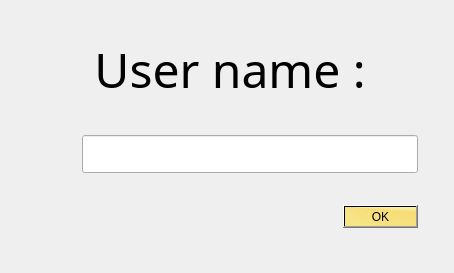
<?xml version="1.0" encoding="UTF-8"?>
<ui version="4.0">
 <class>UserNameDialog</class>
 <widget class="QDialog" name="UserNameDialog">
  <property name="windowModality">
   <enum>Qt::WindowModal</enum>
  </property>
  <property name="geometry">
   <rect>
    <x>0</x>
    <y>0</y>
    <width>454</width>
    <height>273</height>
   </rect>
  </property>
  <property name="sizePolicy">
   <sizepolicy hsizetype="Preferred" vsizetype="Fixed">
    <horstretch>0</horstretch>
    <verstretch>0</verstretch>
   </sizepolicy>
  </property>
  <property name="minimumSize">
   <size>
    <width>0</width>
    <height>51</height>
   </size>
  </property>
  <property name="maximumSize">
   <size>
    <width>454</width>
    <height>273</height>
   </size>
  </property>
  <property name="font">
   <font>
    <family>Titan One</family>
    <pointsize>16</pointsize>
   </font>
  </property>
  <property name="windowTitle">
   <string>Login ...</string>
  </property>
  <property name="accessibleDescription">
   <string>This is the user name dialog box</string>
  </property>
  <property name="styleSheet">
   <string notr="true">border-color: qconicalgradient(cx:0, cy:0, angle:135, stop:0 rgba(255, 255, 0, 69), stop:0.57754 rgba(255, 203, 0, 130), stop:0.625 rgba(255, 255, 0, 69), stop:1 rgba(255, 255, 0, 69));
</string>
  </property>
  <property name="modal">
   <bool>true</bool>
  </property>
  <layout class="QFormLayout" name="formLayout">
   <property name="horizontalSpacing">
    <number>6</number>
   </property>
   <property name="verticalSpacing">
    <number>32</number>
   </property>
   <property name="leftMargin">
    <number>36</number>
   </property>
   <property name="topMargin">
    <number>36</number>
   </property>
   <property name="rightMargin">
    <number>36</number>
   </property>
   <property name="bottomMargin">
    <number>36</number>
   </property>
   <item row="0" column="0">
    <spacer name="horizontalSpacer">
     <property name="orientation">
      <enum>Qt::Horizontal</enum>
     </property>
     <property name="sizeHint" stdset="0">
      <size>
       <width>40</width>
       <height>20</height>
      </size>
     </property>
    </spacer>
   </item>
   <item row="0" column="1">
    <widget class="QLabel" name="label">
     <property name="font">
      <font>
       <family>Sarina</family>
       <pointsize>36</pointsize>
       <weight>50</weight>
       <italic>false</italic>
       <bold>false</bold>
      </font>
     </property>
     <property name="styleSheet">
      <string notr="true">font: 36pt &quot;Sarina&quot;;</string>
     </property>
     <property name="text">
      <string> User name :</string>
     </property>
    </widget>
   </item>
   <item row="1" column="1">
    <widget class="QLineEdit" name="lineEdit">
     <property name="accessibleDescription">
      <string>Type your user name here</string>
     </property>
     <property name="styleSheet">
      <string notr="true">font: 18pt &quot;Marck Script&quot;;</string>
     </property>
    </widget>
   </item>
   <item row="2" column="0">
    <spacer name="horizontalSpacer_2">
     <property name="orientation">
      <enum>Qt::Horizontal</enum>
     </property>
     <property name="sizeHint" stdset="0">
      <size>
       <width>32</width>
       <height>20</height>
      </size>
     </property>
    </spacer>
   </item>
   <item row="2" column="1">
    <widget class="QDialogButtonBox" name="buttonBox">
     <property name="sizePolicy">
      <sizepolicy hsizetype="Expanding" vsizetype="Fixed">
       <horstretch>29</horstretch>
       <verstretch>0</verstretch>
      </sizepolicy>
     </property>
     <property name="baseSize">
      <size>
       <width>32</width>
       <height>0</height>
      </size>
     </property>
     <property name="cursor">
      <cursorShape>PointingHandCursor</cursorShape>
     </property>
     <property name="accessibleDescription">
      <string>Press this button if you are ok</string>
     </property>
     <property name="styleSheet">
      <string notr="true">background-color: qconicalgradient(cx:0, cy:0, angle:135, stop:0 rgba(255, 255, 0, 69), stop:0.57754 rgba(255, 203, 0, 130), stop:0.625 rgba(255, 255, 0, 69), stop:1 rgba(255, 255, 0, 69));
font: 20pt &quot;Plaster&quot;;</string>
     </property>
     <property name="orientation">
      <enum>Qt::Horizontal</enum>
     </property>
     <property name="standardButtons">
      <set>QDialogButtonBox::Ok</set>
     </property>
    </widget>
   </item>
  </layout>
 </widget>
 <resources/>
 <connections>
  <connection>
   <sender>buttonBox</sender>
   <signal>accepted()</signal>
   <receiver>UserNameDialog</receiver>
   <slot>accept()</slot>
   <hints>
    <hint type="sourcelabel">
     <x>248</x>
     <y>254</y>
    </hint>
    <hint type="destinationlabel">
     <x>157</x>
     <y>274</y>
    </hint>
   </hints>
  </connection>
  <connection>
   <sender>buttonBox</sender>
   <signal>rejected()</signal>
   <receiver>UserNameDialog</receiver>
   <slot>reject()</slot>
   <hints>
    <hint type="sourcelabel">
     <x>316</x>
     <y>260</y>
    </hint>
    <hint type="destinationlabel">
     <x>286</x>
     <y>274</y>
    </hint>
   </hints>
  </connection>
 </connections>
</ui>
